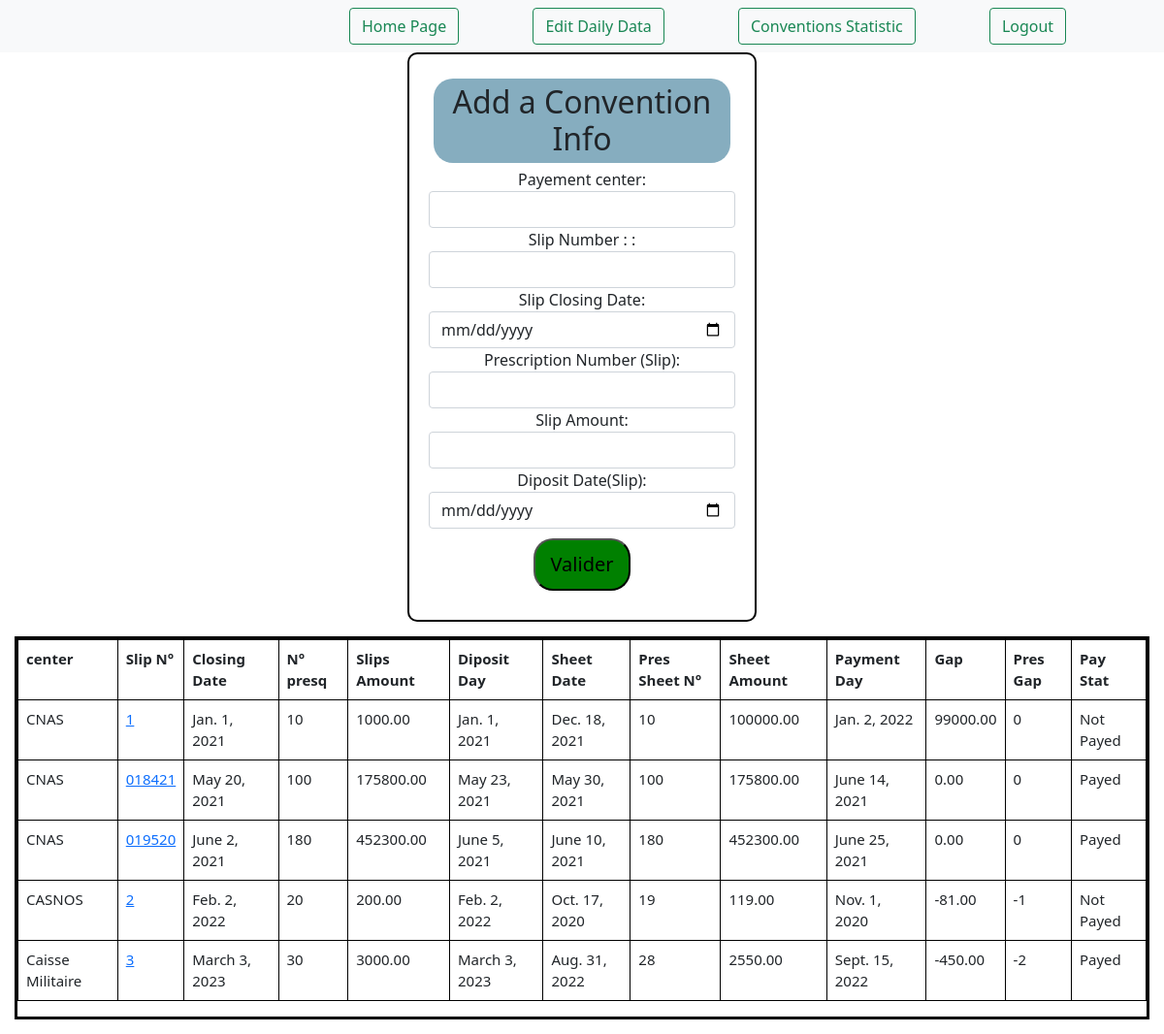
The page /cloture/sbrd/ (signed in) on the database its author committed.
### cloture/models.py (models this page shows)
class Bordereaux(models.Model):
	pay_ctr = models.CharField(max_length=20)
	n_brd = models.CharField(unique=True, max_length=200)
	dt_clo = models.DateField()
	n_ord = models.IntegerField()
	m_brd = models.DecimalField(decimal_places=2, max_digits=8)
	dt_depot = models.DateField(null=True, blank=True)
	dt_jrl = models.DateField(null=True, blank=True)
	n_ord_jrl = models.IntegerField( null=True, blank=True, default=0)
	m_jrl = models.DecimalField(decimal_places=2, max_digits=8, null=True, blank=True, default=0)
	dt_pay = models.DateField( null=True, blank=True)
	defr = models.DecimalField(decimal_places=2, max_digits=8, null=True, blank=True, default=0)
	def_o = models.IntegerField(default=0)
	payement = models.BooleanField(default=False)

### gestion_accueil/decorators.py (the view)
		def wrapper_func(request, *args, **kwargs):
			group = None
			if request.user.groups.exists():
				group = request.user.groups.all()[0].name
			if group in allowed_roles:
				return view_func(request, *args, **kwargs)
			else:
				return HttpResponse ('You Are Not Autorized To See This Page')

### cloture/views.py (called while the page is built)
@login_required(login_url='login')
@allowed_users(allowed_roles=['admin'])
def convention(request):
	all_brd = Bordereaux.objects.all().order_by('dt_clo')
	form = BordereauxForm()
	context = {
		'form' : form, 'brds' : all_brd}
	return render(request,'brd.html',context)

### cloture/templates/brd.html (shortened to what this page needs)
<!DOCTYPE html>
<html>
<head>
	<link href="https://cdn.jsdelivr.net/npm/bootstrap@5.0.0/dist/css/bootstrap.min.css" rel="stylesheet">
</head>
<body>
	<nav class="navbar navbar-light bg-light">
  		<div id="navdiv">
  			<a href="{% url 'home' %}"><button class="btn btn-outline-success ms-5 me-4" type="button">Home Page</button></a>
		    <a href="{% url 'visedit' %}"> <button class="btn btn-outline-success ms-5 me-4" type="button">Edit Daily Data</button></a>
		      <a href="{% url 'stat'%}"> <button class="btn btn-outline-success ms-5 me-4" type="button">Conventions Statistic</button></a>
		    <a href="{% url 'logout' %}"><button class="btn btn-outline-success ms-5 me-4" type="button">Logout</button></a>
 		</div>
	</nav>
	<div id="container">
		<div id="aj_container">
			<h2> Add a Convention Info </h2>
			<form method="POST" action="add/">{% csrf_token %}
				{{form}}
				<input type="submit" name="valider" value="Valider" id="valid">
			</form>
	</div>
	<div id="disp_container">
		<table class="table table-hover ">
			<tr>
				<th>center</th>
				<th>Slip N°</th>
				<th>Closing Date</th>
				<th>N° presq</th>
				<th>Slips Amount</th>
				<th>Diposit Day</th>
				<th>Sheet Date</th>
				<th>Pres Sheet N°</th>
				<th>Sheet Amount</th>
				<th>Payment Day</th>
				<th> Gap</th>
				<th>Pres Gap</th>
				<th>Pay Stat</th>
			</tr>
		{% for brd in brds %}
			<tr>
				<td> {{brd.pay_ctr}} </td>
				<td> <a href="{%url 'editbrd' brd.id %}">{{brd.n_brd}}</a> </td>
				<td> {{brd.dt_clo}} </td>
				<td> {{brd.n_ord}} </td>
				<td> {{brd.m_brd}} </td>
				<td> {{brd.dt_depot}} </td>
				<td> {{brd.dt_jrl}} </td>
				<td> {{brd.n_ord_jrl}} </td>
				<td> {{brd.m_jrl}} </td>
				<td> {{brd.dt_pay}} </td>
				<td> {{brd.defr}} </td>
				<td>{{brd.def_o}}</td>
				<td>  {% if brd.payement == True %} Payed {%else%} Not Payed {% endif %}</td>
			</tr>
		{% endfor %}
		</table>
	</div>
</body>
</html>

### cloture/templates/brd.html (style rules this page uses)
h2 { text-align: center; border-radius: 20px; background-color: #86adbf; padding: 5px; margin: 5px; }
#aj_container { border : solid black 2px; border-radius: 10px; margin: auto; text-align: center; width: 30%; padding: 20px; }
#valid { width: 100px; background-color: green; border-radius: 20px; font-size: 20px; padding: 10px; margin: 10px; }
#disp_container { border: solid black 3px; float: left; margin: 15px; }
table, th, td { border:1px solid black; border-collapse: collapse; padding: 7px margin:auto; font-size: 15px }
#navdiv { margin-left: 26% }

### rows shown on the page
Bordereaux: pay_ctr "CNAS", n_brd "1", dt_clo "Jan. 1, 2021", n_ord "10", m_brd "1000.00", dt_depot "Jan. 1, 2021", dt_jrl "Dec. 18, 2021", n_ord_jrl "10", m_jrl "100000.00", dt_pay "Jan. 2, 2022", defr "99000.00", def_o "0", payement "Not Payed"
Bordereaux: pay_ctr "CNAS", n_brd "018421", dt_clo "May 20, 2021", n_ord "100", m_brd "175800.00", dt_depot "May 23, 2021", dt_jrl "May 30, 2021", n_ord_jrl "100", m_jrl "175800.00", dt_pay "June 14, 2021", defr "0.00", def_o "0", payement "Payed"
Bordereaux: pay_ctr "CNAS", n_brd "019520", dt_clo "June 2, 2021", n_ord "180", m_brd "452300.00", dt_depot "June 5, 2021", dt_jrl "June 10, 2021", n_ord_jrl "180", m_jrl "452300.00", dt_pay "June 25, 2021", defr "0.00", def_o "0", payement "Payed"
Bordereaux: pay_ctr "CASNOS", n_brd "2", dt_clo "Feb. 2, 2022", n_ord "20", m_brd "200.00", dt_depot "Feb. 2, 2022", dt_jrl "Oct. 17, 2020", n_ord_jrl "19", m_jrl "119.00", dt_pay "Nov. 1, 2020", defr "-81.00", def_o "-1", payement "Not Payed"
Bordereaux: pay_ctr "Caisse Militaire", n_brd "3", dt_clo "March 3, 2023", n_ord "30", m_brd "3000.00", dt_depot "March 3, 2023", dt_jrl "Aug. 31, 2022", n_ord_jrl "28", m_jrl "2550.00", dt_pay "Sept. 15, 2022", defr "-450.00", def_o "-2", payement "Payed"
